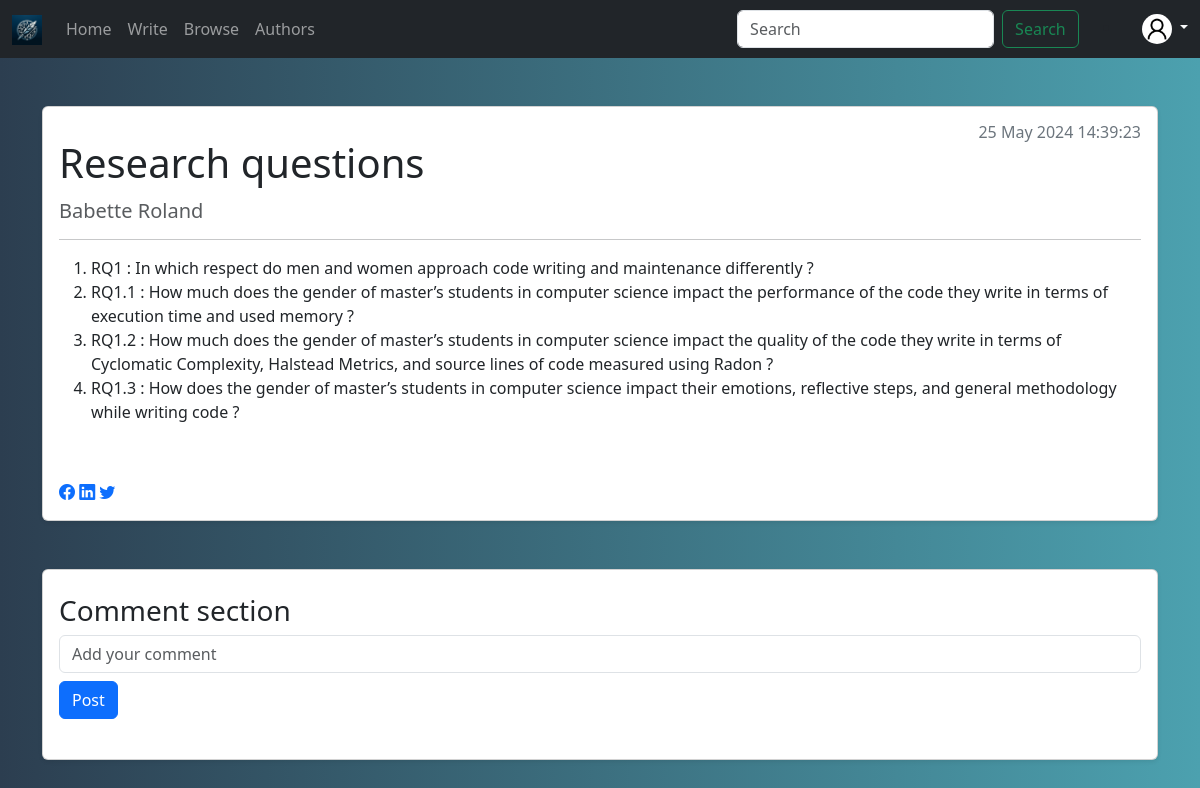
The app's page /articles/read/2, older data.
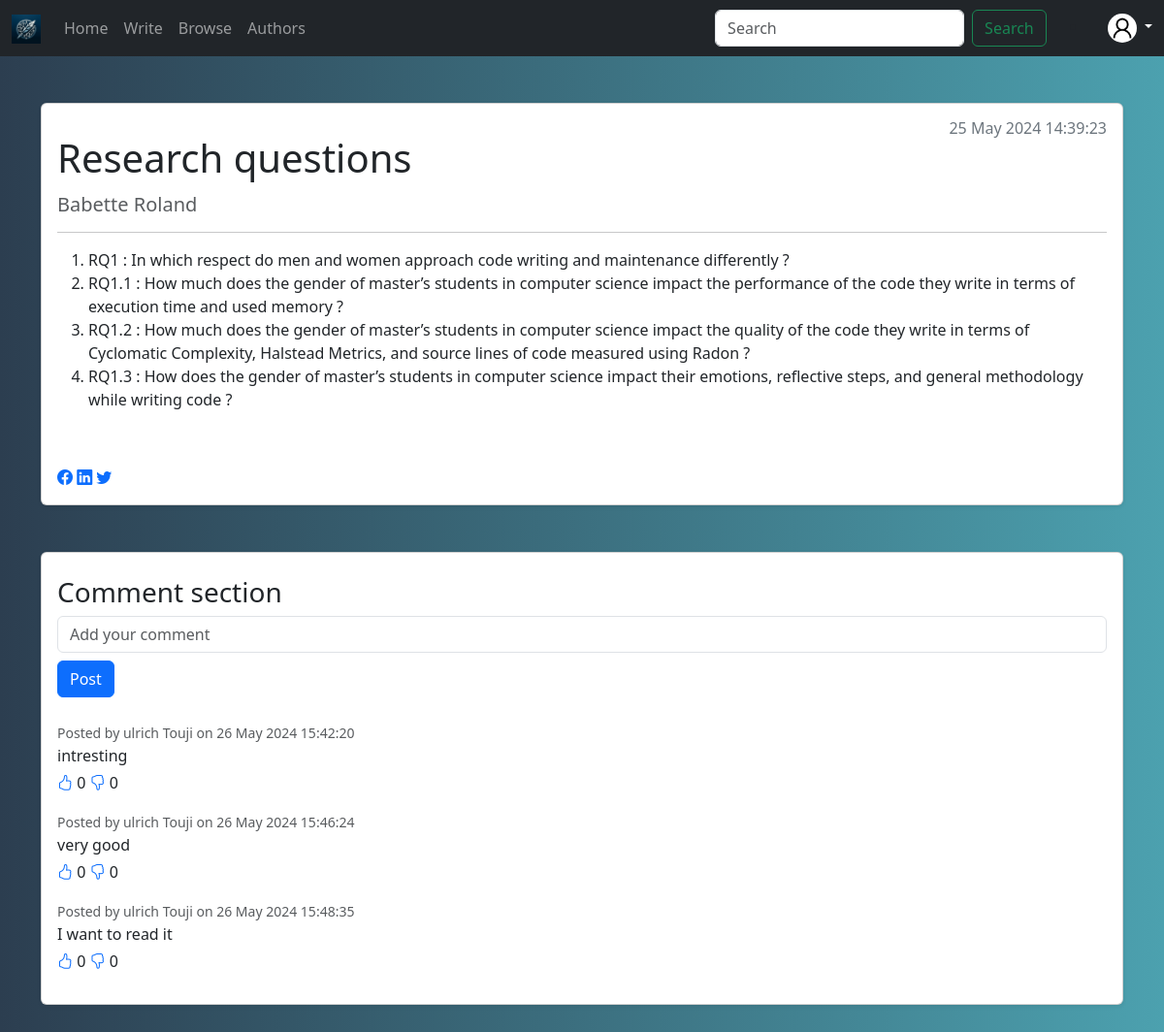
The same page, newer data.
### projet/models.py (models this page shows)
class Article(Base):
    __tablename__ = "articles"
    id = Column(Integer, primary_key=True)
    body = Column(String, index=True)
    title = Column(String, index=True)
    created_at = Column(DateTime, server_default=func.now())
    author_id = Column(String(72), ForeignKey("users.id"))
    likes = Column(Integer, default=0)
    dislikes = Column(Integer, default=0)
    author = relationship("User", back_populates="articles")
    comments = relationship("Comment", back_populates="article")
    likes_dislikes_article = relationship("LikeDislikeArticle", back_populates="article")

class User(Base):
    __tablename__ = 'users'
    id = Column(String(72), primary_key=True)
    first_name = Column(String(72))
    last_name = Column(String(72))
    email = Column(String(72), unique=True)
    password = Column(String(72))
    is_active = Column(Boolean, default=True)
    group = Column(String(2048), nullable=True)
    articles = relationship("Article", back_populates="author")
    comments = relationship("Comment", back_populates="author")
    likes_dislikes_article = relationship("LikeDislikeArticle", back_populates="user")
    likes_dislikes_comment = relationship("LikeDislikeComments", back_populates="user")
    subscriptions = relationship("Subscription", foreign_keys=[Subscription.user_id], back_populates="user")
    subscribers = relationship("Subscription", foreign_keys=[Subscription.author_id], back_populates="author")

class Comment(Base):
    __tablename__ = 'comments'
    id = Column(Integer, primary_key=True)
    body = Column(String, index=True)
    article_id = Column(Integer, ForeignKey("articles.id"))
    author_id = Column(String(72), ForeignKey("users.id"))
    created_at = Column(DateTime, server_default=func.now())
    likes = Column(Integer, default=0)
    dislikes = Column(Integer, default=0)
    article = relationship("Article", back_populates="comments")
    author = relationship("User", back_populates="comments")
    likes_dislikes_comments = relationship("LikeDislikeComments", back_populates="comment")

### projet/routes/articles.py (the view)
@router.get("/read/{article_id}")
def read_article(request: Request, article_id: int, db: Session = Depends(get_db)):
    article = db.query(models.Article).get(article_id)
    article.comments = db.query(models.Comment).filter(models.Comment.article_id == article_id).all()
    return templates.TemplateResponse(
        "read_article.html",  # Template file path.
        context={
            'request': request,  # Template context data.
            'article': article
        }
    )

### projet/templates/read_article.html (shortened to what this page needs)
{% extends "base.html" %}
{% block content %}
{% include 'navbar.html' %}
<div class="container my-5">
    <div class="card shadow-sm">
        <div class="card-body">
            <h1 class="card-title my-3">{{ article.title }}</h1>
            <h5 class="card-subtitle mb-2 text-muted">{{ article.author.first_name }} {{ article.author.last_name }}</h5>
            <h6 class="text-secondary position-absolute top-0 end-0 m-3">{{ article.created_at.strftime("%d %b %Y %X") }}</h6>
            <hr>
            <div class="card-text">
                {{ article.body|safe }}
            </div>
            <a href="https://www.facebook.com/sharer/sharer.php?u={{request.url}}" class="bi bi-facebook" target="_blank"></a>
            <a href="https://www.linkedin.com/share?id={{request.url}}" class="bi bi-linkedin" target="_blank"></a>
            <a href="http://www.twitter.com/share?url={{request.url}}" class="bi bi-twitter" target="_blank"></a>
        </div>
    </div>
</div>
<div class="container my-5">
    <div class="card shadow-sm p-3">
        <h3 class="mt-2">Comment section</h3>
        <form action="/articles/add_comment/{{ article.id }}" method="post">
            <input type="text" name="comment" id="comment" placeholder="Add your comment" class="form-control mb-2">
            <button type="submit" class="btn btn-primary mb-4">Post</button>
        </form>
        <div id="comments-list">
            {% for com in article.comments %}
            <div class="comment mb-3">
                <small class="text-muted">Posted by {{ com.author.first_name }} {{ com.author.last_name }} on {{ com.created_at.strftime("%d %b %Y %X") }}</small>
                <p class="mb-1">{{ com.body }}</p>
                <span>
                    <a href="/articles/comments/like/{{ article.id }}/{{ com.id }}" class="bi bi-hand-thumbs-up"></a>
                    <span>{{ com.likes }}</span>
                </span>
                <span>
                    <a href="/articles/comments/dislike/{{ article.id }}/{{ com.id }}" class="bi bi-hand-thumbs-down"></a>
                    <span>{{ com.dislikes }}</span>
                </span>
            </div>
            {% endfor %}
        </div>
    </div>
</div>
{% endblock %}

### projet/templates/base.html (shortened to what this page needs)
<!DOCTYPE html>
<html lang="en">
<head>
    {% block head %}
    <link rel="stylesheet" href="/static/design.css">
    <link rel="stylesheet" type="text/css" href="/static/style.css">
    <link href="https://cdnjs.cloudflare.com/ajax/libs/bootstrap-icons/1.7.2/font/bootstrap-icons.min.css" rel="stylesheet">
    <link href="https://cdn.jsdelivr.net/npm/bootstrap@5.3.3/dist/css/bootstrap.min.css" rel="stylesheet">
    {% endblock %}
</head>
<body>
    {% block content %}
    {% endblock %}
</body>
</html>

### projet/templates/navbar.html (shortened to what this page needs)
<nav class="navbar navbar-expand-lg navbar-dark bg-dark">
    <div class="container-fluid">
        <a class="navbar-brand" href="/">
            <img src="/static/exemplelogo.png" alt="ACM Logo" height="30">
        </a>
        <div class="collapse navbar-collapse" id="navbarNav">
            <ul class="navbar-nav me-auto mb-2 mb-lg-0">
                <li class="nav-item">
                    <a class="nav-link" href="/">Home</a>
                </li>
                <li class="nav-item">
                    <a href="/articles/write" class="nav-link">Write</a>
                </li>
                <li class="nav-item">
                    <a class="nav-link" href="/articles/browse">Browse</a>
                </li>
                <li class="nav-item">
                    <a class="nav-link" href="/author">Authors</a>
                </li>
            </ul>
            <form class="d-flex me-4" action="/articles/search/">
                <input class="form-control me-2" name="q" type="search" placeholder="Search" aria-label="Search">
                <button class="btn btn-outline-success" type="submit">Search</button>
            </form>
            <li class="nav-item dropdown">
                <a class="text-decoration-none text-light dropdown-toggle ms-3" href="#" role="button" data-bs-toggle="dropdown" aria-expanded="false">
                    <img class="rounded-circle bg-white" src="/static/pfp.png" alt="ACM Logo" height="30">
                </a>
            </li>
        </div>
    </div>
</nav>

### static/style.css (style rules this page uses)
body { background: linear-gradient(to right, #2c3e50, #4ca1af); }

Row changes from the older to the newer data that the page shows:
added Comment: author.first_name "ulrich", author.last_name "Touji", created_at "26 May 2024 15:42:20", body "intresting", likes "0", dislikes "0"
added Comment: author.first_name "ulrich", author.last_name "Touji", created_at "26 May 2024 15:46:24", body "very good", likes "0", dislikes "0"
added Comment: author.first_name "ulrich", author.last_name "Touji", created_at "26 May 2024 15:48:35", body "I want to read it", likes "0", dislikes "0"
